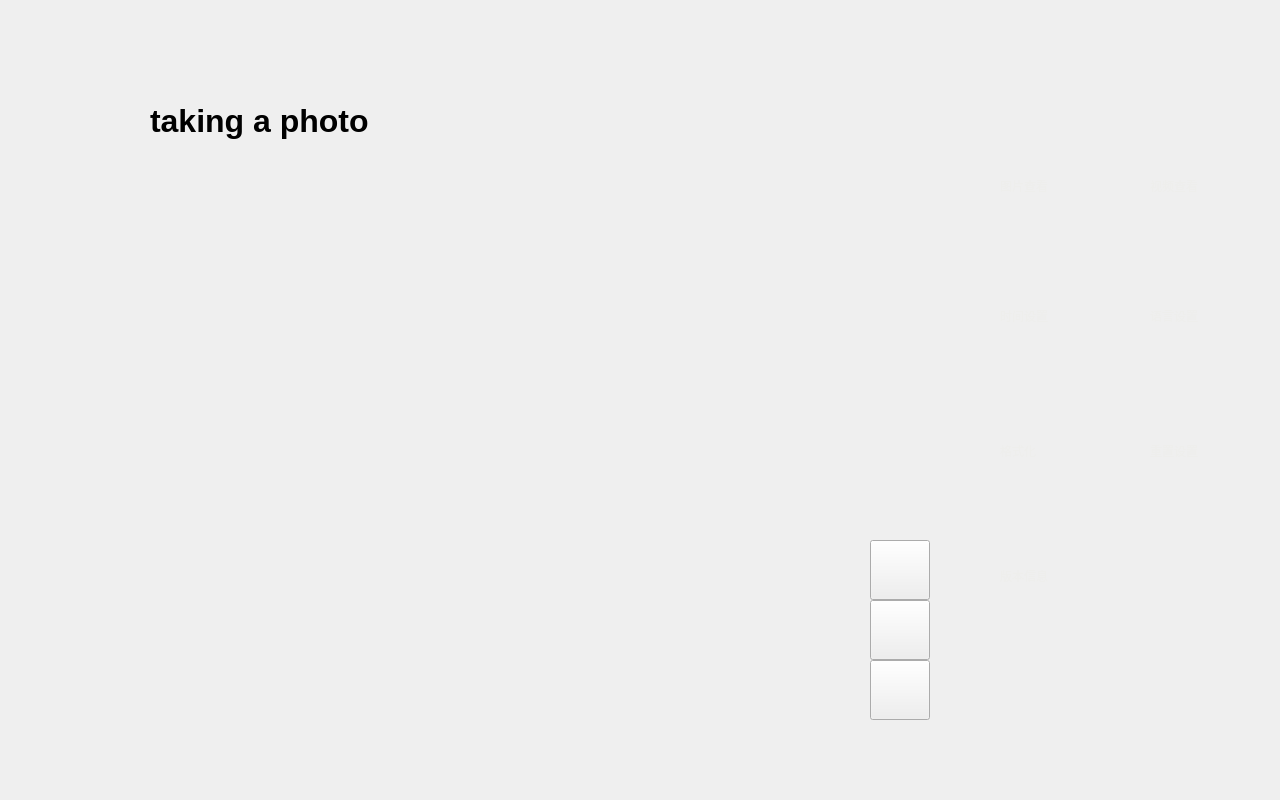
<?xml version="1.0" encoding="UTF-8"?>
<ui version="4.0">
 <class>zhukuang</class>
 <widget class="QWidget" name="zhukuang">
  <property name="geometry">
   <rect>
    <x>0</x>
    <y>0</y>
    <width>1280</width>
    <height>800</height>
   </rect>
  </property>
  <property name="windowTitle">
   <string>Form</string>
  </property>
  <property name="styleSheet">
   <string notr="true"/>
  </property>
  <widget class="QLabel" name="label">
   <property name="geometry">
    <rect>
     <x>0</x>
     <y>0</y>
     <width>1280</width>
     <height>800</height>
    </rect>
   </property>
   <property name="styleSheet">
    <string notr="true">border-image: url(:/tu/Res/Set/1-drawshape_fx_bg.png);</string>
   </property>
   <property name="text">
    <string/>
   </property>
  </widget>
  <widget class="QLabel" name="label_2">
   <property name="geometry">
    <rect>
     <x>970</x>
     <y>20</y>
     <width>311</width>
     <height>20</height>
    </rect>
   </property>
   <property name="text">
    <string/>
   </property>
   <property name="pixmap">
    <pixmap resource="sp.qrc">:/tu/Res/Set/boundary.png</pixmap>
   </property>
  </widget>
  <widget class="QLabel" name="label_3">
   <property name="geometry">
    <rect>
     <x>970</x>
     <y>120</y>
     <width>321</width>
     <height>20</height>
    </rect>
   </property>
   <property name="text">
    <string/>
   </property>
   <property name="pixmap">
    <pixmap resource="sp.qrc">:/tu/Res/Set/boundary.png</pixmap>
   </property>
  </widget>
  <widget class="Gnj" name="gnj">
   <property name="geometry">
    <rect>
     <x>1000</x>
     <y>50</y>
     <width>81</width>
     <height>51</height>
    </rect>
   </property>
   <property name="styleSheet">
    <string notr="true">border-image: url(:/tu/Res/gnj-1.png);</string>
   </property>
   <property name="text">
    <string/>
   </property>
  </widget>
  <widget class="SZ" name="sz">
   <property name="geometry">
    <rect>
     <x>1160</x>
     <y>50</y>
     <width>81</width>
     <height>51</height>
    </rect>
   </property>
   <property name="styleSheet">
    <string notr="true">border-image: url(:/tu/Res/sz-1.png);</string>
   </property>
   <property name="text">
    <string/>
   </property>
  </widget>
  <widget class="QStackedWidget" name="third_stack">
   <property name="geometry">
    <rect>
     <x>970</x>
     <y>140</y>
     <width>311</width>
     <height>651</height>
    </rect>
   </property>
   <property name="currentIndex">
    <number>1</number>
   </property>
   <widget class="QWidget" name="page">
    <widget class="QPushButton" name="label_photograph">
     <property name="geometry">
      <rect>
       <x>0</x>
       <y>60</y>
       <width>161</width>
       <height>111</height>
      </rect>
     </property>
     <property name="focusPolicy">
      <enum>Qt::NoFocus</enum>
     </property>
     <property name="styleSheet">
      <string notr="true">#label_photograph { 
    border-image: url(:/tu/Res/pz.png); 
    border: none; 
    background: transparent; 
}
#label_photograph:pressed { 
    border-image: url(:/tu/Res/pz.png); 
}</string>
     </property>
     <property name="text">
      <string/>
     </property>
    </widget>
    <widget class="QPushButton" name="label_video">
     <property name="geometry">
      <rect>
       <x>165</x>
       <y>60</y>
       <width>141</width>
       <height>111</height>
      </rect>
     </property>
     <property name="focusPolicy">
      <enum>Qt::NoFocus</enum>
     </property>
     <property name="styleSheet">
      <string notr="true">#label_video { 
    border-image: url(:/tu/Res/sx.png); 
    border: none; 
    background: transparent; 
}
#label_video:pressed { 
    border-image: url(:/tu/Res/sx.png); 
}</string>
     </property>
     <property name="text">
      <string/>
     </property>
    </widget>
    <widget class="QPushButton" name="m_pBtn_Awb">
     <property name="geometry">
      <rect>
       <x>30</x>
       <y>230</y>
       <width>81</width>
       <height>71</height>
      </rect>
     </property>
     <property name="focusPolicy">
      <enum>Qt::NoFocus</enum>
     </property>
     <property name="styleSheet">
      <string notr="true">#m_pBtn_Awb { 
    border-image: url(:/tu/Res/MainWindow/awb.png); 
    border: none; 
    background: transparent; 
}
#m_pBtn_Awb:pressed { 
    border-image: url(:/tu/Res/MainWindow/awb_sel.png); 
}</string>
     </property>
     <property name="text">
      <string/>
     </property>
    </widget>
    <widget class="QLabel" name="label_6">
     <property name="geometry">
      <rect>
       <x>30</x>
       <y>180</y>
       <width>101</width>
       <height>51</height>
      </rect>
     </property>
     <property name="styleSheet">
      <string notr="true">color: rgb(238, 238, 236);</string>
     </property>
     <property name="text">
      <string/>
     </property>
    </widget>
    <widget class="QLabel" name="label_7">
     <property name="geometry">
      <rect>
       <x>180</x>
       <y>180</y>
       <width>121</width>
       <height>51</height>
      </rect>
     </property>
     <property name="styleSheet">
      <string notr="true">color: rgb(238, 238, 236);</string>
     </property>
     <property name="text">
      <string>冻结画面</string>
     </property>
    </widget>
    <widget class="QPushButton" name="m_pBtn_Freeze">
     <property name="geometry">
      <rect>
       <x>180</x>
       <y>220</y>
       <width>101</width>
       <height>81</height>
      </rect>
     </property>
     <property name="focusPolicy">
      <enum>Qt::NoFocus</enum>
     </property>
     <property name="styleSheet">
      <string notr="true">#m_pBtn_Freeze { 
	border-image: url(:/tu/Res/free-1.png);
    border: none; 
    background: transparent; 
}
#m_pBtn_Freeze:pressed { 
   	border-image: url(:/tu/Res/free-2.png);
}</string>
     </property>
     <property name="text">
      <string/>
     </property>
    </widget>
    <widget class="QLabel" name="label_8">
     <property name="geometry">
      <rect>
       <x>30</x>
       <y>300</y>
       <width>121</width>
       <height>61</height>
      </rect>
     </property>
     <property name="styleSheet">
      <string notr="true">color: rgb(238, 238, 236);</string>
     </property>
     <property name="text">
      <string>AE</string>
     </property>
    </widget>
    <widget class="QPushButton" name="m_pBtn_AE">
     <property name="geometry">
      <rect>
       <x>30</x>
       <y>350</y>
       <width>81</width>
       <height>71</height>
      </rect>
     </property>
     <property name="focusPolicy">
      <enum>Qt::NoFocus</enum>
     </property>
     <property name="styleSheet">
      <string notr="true">border-image: url(:/tu/Res/MainWindow/ae-1.png);</string>
     </property>
     <property name="text">
      <string/>
     </property>
    </widget>
    <widget class="QLabel" name="label_9">
     <property name="geometry">
      <rect>
       <x>180</x>
       <y>300</y>
       <width>131</width>
       <height>61</height>
      </rect>
     </property>
     <property name="styleSheet">
      <string notr="true">color: rgb(238, 238, 236);</string>
     </property>
     <property name="text">
      <string>画面旋转</string>
     </property>
    </widget>
    <widget class="QPushButton" name="m_pBtn_Rot">
     <property name="geometry">
      <rect>
       <x>180</x>
       <y>350</y>
       <width>91</width>
       <height>71</height>
      </rect>
     </property>
     <property name="focusPolicy">
      <enum>Qt::NoFocus</enum>
     </property>
     <property name="styleSheet">
      <string notr="true">border-image: url(:/tu/Res/MainWindow/rot.png);</string>
     </property>
     <property name="text">
      <string/>
     </property>
    </widget>
    <widget class="QLabel" name="label_10">
     <property name="geometry">
      <rect>
       <x>30</x>
       <y>430</y>
       <width>241</width>
       <height>41</height>
      </rect>
     </property>
     <property name="styleSheet">
      <string notr="true">color: rgb(238, 238, 236);</string>
     </property>
     <property name="text">
      <string>图像窗口形状</string>
     </property>
    </widget>
    <widget class="QPushButton" name="m_pBtn_DrawShape">
     <property name="geometry">
      <rect>
       <x>30</x>
       <y>480</y>
       <width>91</width>
       <height>61</height>
      </rect>
     </property>
     <property name="focusPolicy">
      <enum>Qt::NoFocus</enum>
     </property>
     <property name="styleSheet">
      <string notr="true">border-image: url(:/tu/Res/Set/drawshape.png);</string>
     </property>
     <property name="text">
      <string/>
     </property>
    </widget>
    <widget class="QLabel" name="label_19">
     <property name="geometry">
      <rect>
       <x>30</x>
       <y>20</y>
       <width>101</width>
       <height>51</height>
      </rect>
     </property>
     <property name="styleSheet">
      <string notr="true">color: rgb(238, 238, 236);</string>
     </property>
     <property name="text">
      <string>保存图片</string>
     </property>
    </widget>
    <widget class="QLabel" name="label_20">
     <property name="geometry">
      <rect>
       <x>180</x>
       <y>20</y>
       <width>101</width>
       <height>51</height>
      </rect>
     </property>
     <property name="styleSheet">
      <string notr="true">color: rgb(238, 238, 236);</string>
     </property>
     <property name="text">
      <string>保存视频</string>
     </property>
    </widget>
   </widget>
   <widget class="QWidget" name="page_2">
    <widget class="QLabel" name="label_4">
     <property name="geometry">
      <rect>
       <x>30</x>
       <y>20</y>
       <width>101</width>
       <height>51</height>
      </rect>
     </property>
     <property name="styleSheet">
      <string notr="true">color: rgb(238, 238, 236);</string>
     </property>
     <property name="text">
      <string>图片查看</string>
     </property>
    </widget>
    <widget class="QLabel" name="label_5">
     <property name="geometry">
      <rect>
       <x>180</x>
       <y>20</y>
       <width>111</width>
       <height>51</height>
      </rect>
     </property>
     <property name="styleSheet">
      <string notr="true">color: rgb(238, 238, 236);</string>
     </property>
     <property name="text">
      <string>视频查看</string>
     </property>
    </widget>
    <widget class="QPushButton" name="seek_photo">
     <property name="geometry">
      <rect>
       <x>30</x>
       <y>70</y>
       <width>91</width>
       <height>61</height>
      </rect>
     </property>
     <property name="focusPolicy">
      <enum>Qt::NoFocus</enum>
     </property>
     <property name="styleSheet">
      <string notr="true">#seek_photo { 
    border-image: url(:/tu/Res/Set/photoshow.png); 
    border: none; 
    background: transparent; 
}
#seek_photo:pressed { 
    border-image: url(:/tu/Res/Set/photoshow_sel.png); 
}</string>
     </property>
     <property name="text">
      <string/>
     </property>
    </widget>
    <widget class="QPushButton" name="seek_video">
     <property name="geometry">
      <rect>
       <x>180</x>
       <y>70</y>
       <width>91</width>
       <height>61</height>
      </rect>
     </property>
     <property name="focusPolicy">
      <enum>Qt::NoFocus</enum>
     </property>
     <property name="styleSheet">
      <string notr="true">#seek_video { 
    border-image: url(:/tu/Res/Set/videoplay.png); 
    border: none; 
    background: transparent; 
}
#seek_video:pressed { 
    border-image: url(:/tu/Res/Set/videoplay_sel.png); 
}</string>
     </property>
     <property name="text">
      <string/>
     </property>
    </widget>
    <widget class="QLabel" name="label_12">
     <property name="geometry">
      <rect>
       <x>30</x>
       <y>150</y>
       <width>121</width>
       <height>51</height>
      </rect>
     </property>
     <property name="styleSheet">
      <string notr="true">color: rgb(238, 238, 236);</string>
     </property>
     <property name="text">
      <string>时间设置</string>
     </property>
    </widget>
    <widget class="QPushButton" name="m_pBtn_DateSet">
     <property name="geometry">
      <rect>
       <x>30</x>
       <y>200</y>
       <width>81</width>
       <height>71</height>
      </rect>
     </property>
     <property name="focusPolicy">
      <enum>Qt::NoFocus</enum>
     </property>
     <property name="styleSheet">
      <string notr="true">#m_pBtn_DateSet { 
    border-image: url(:/tu/Res/Set/dateset.png); 
    border: none; 
    background: transparent; 
}
#m_pBtn_DateSet:pressed { 
    border-image: url(:/tu/Res/Set/dateset_sel.png); 
}</string>
     </property>
     <property name="text">
      <string/>
     </property>
    </widget>
    <widget class="QLabel" name="label_13">
     <property name="geometry">
      <rect>
       <x>180</x>
       <y>150</y>
       <width>121</width>
       <height>51</height>
      </rect>
     </property>
     <property name="styleSheet">
      <string notr="true">color: rgb(238, 238, 236);</string>
     </property>
     <property name="text">
      <string>语言设置</string>
     </property>
    </widget>
    <widget class="QPushButton" name="m_pBtn_LanSet">
     <property name="geometry">
      <rect>
       <x>180</x>
       <y>200</y>
       <width>81</width>
       <height>71</height>
      </rect>
     </property>
     <property name="focusPolicy">
      <enum>Qt::NoFocus</enum>
     </property>
     <property name="styleSheet">
      <string notr="true">#m_pBtn_LanSet { 
    border-image: url(:/tu/Res/Set/lanset.png); 
    border: none; 
    background: transparent; 
}
#m_pBtn_LanSet:pressed { 
    border-image: url(:/tu/Res/Set/lanset_sel.png); 
}
</string>
     </property>
     <property name="text">
      <string/>
     </property>
    </widget>
    <widget class="QLabel" name="label_14">
     <property name="geometry">
      <rect>
       <x>30</x>
       <y>280</y>
       <width>121</width>
       <height>61</height>
      </rect>
     </property>
     <property name="styleSheet">
      <string notr="true">color: rgb(238, 238, 236);</string>
     </property>
     <property name="text">
      <string>格式化</string>
     </property>
    </widget>
    <widget class="QPushButton" name="m_pBtn_Format">
     <property name="geometry">
      <rect>
       <x>30</x>
       <y>330</y>
       <width>81</width>
       <height>71</height>
      </rect>
     </property>
     <property name="focusPolicy">
      <enum>Qt::NoFocus</enum>
     </property>
     <property name="styleSheet">
      <string notr="true">#m_pBtn_Format { 
    border-image: url(:/tu/Res/Set/format.png); 
    border: none; 
    background: transparent; 
}
#m_pBtn_Format:pressed { 
    border-image: url(:/tu/Res/Set/format_sel.png); 
}
</string>
     </property>
     <property name="text">
      <string/>
     </property>
    </widget>
    <widget class="QLabel" name="label_15">
     <property name="geometry">
      <rect>
       <x>180</x>
       <y>280</y>
       <width>121</width>
       <height>61</height>
      </rect>
     </property>
     <property name="styleSheet">
      <string notr="true">color: rgb(238, 238, 236);</string>
     </property>
     <property name="text">
      <string>重置设置</string>
     </property>
    </widget>
    <widget class="QPushButton" name="m_pBtn_Reset">
     <property name="geometry">
      <rect>
       <x>180</x>
       <y>330</y>
       <width>81</width>
       <height>71</height>
      </rect>
     </property>
     <property name="focusPolicy">
      <enum>Qt::NoFocus</enum>
     </property>
     <property name="styleSheet">
      <string notr="true">#m_pBtn_Reset { 
    border-image: url(:/tu/Res/Set/reset.png); 
    border: none; 
    background: transparent; 
}
#m_pBtn_Reset:pressed { 
    border-image: url(:/tu/Res/Set/reset_sel.png); 
}</string>
     </property>
     <property name="text">
      <string/>
     </property>
    </widget>
    <widget class="QPushButton" name="m_pBtn_Upgrade">
     <property name="geometry">
      <rect>
       <x>30</x>
       <y>460</y>
       <width>81</width>
       <height>71</height>
      </rect>
     </property>
     <property name="focusPolicy">
      <enum>Qt::NoFocus</enum>
     </property>
     <property name="styleSheet">
      <string notr="true">#m_pBtn_Upgrade { 
    border-image: url(:/tu/Res/Set/upgrade.png); 
    border: none; 
    background: transparent; 
}
#m_pBtn_Upgrade:pressed { 
    border-image: url(:/tu/Res/Set/upgrade_sel.png); 
}</string>
     </property>
     <property name="text">
      <string/>
     </property>
    </widget>
    <widget class="QLabel" name="label_16">
     <property name="geometry">
      <rect>
       <x>30</x>
       <y>410</y>
       <width>161</width>
       <height>51</height>
      </rect>
     </property>
     <property name="styleSheet">
      <string notr="true">color: rgb(238, 238, 236);</string>
     </property>
     <property name="text">
      <string>版本信息</string>
     </property>
    </widget>
   </widget>
  </widget>
  <widget class="QLabel" name="prompt_photo">
   <property name="geometry">
    <rect>
     <x>150</x>
     <y>100</y>
     <width>231</width>
     <height>41</height>
    </rect>
   </property>
   <property name="styleSheet">
    <string notr="true">color:rgb(0, 0, 0);font-size: 32px;font: bold;</string>
   </property>
   <property name="text">
    <string>taking a photo</string>
   </property>
  </widget>
  <widget class="QLabel" name="video_time">
   <property name="geometry">
    <rect>
     <x>160</x>
     <y>180</y>
     <width>141</width>
     <height>41</height>
    </rect>
   </property>
   <property name="styleSheet">
    <string notr="true">color:rgb(0, 0, 0);font-size: 32px;font: bold;
</string>
   </property>
   <property name="text">
    <string/>
   </property>
  </widget>
  <widget class="QWidget" name="m_pWdg_Panel_DrawShape" native="true">
   <property name="geometry">
    <rect>
     <x>780</x>
     <y>540</y>
     <width>151</width>
     <height>191</height>
    </rect>
   </property>
   <widget class="QLabel" name="m_pLb_DrawShape_Title">
    <property name="geometry">
     <rect>
      <x>0</x>
      <y>0</y>
      <width>91</width>
      <height>31</height>
     </rect>
    </property>
    <property name="styleSheet">
     <string notr="true">border-image: url(:/tu/Res/Set/drawshape_title.png);</string>
    </property>
    <property name="text">
     <string/>
    </property>
   </widget>
   <widget class="QPushButton" name="m_pBtn_DrawShape_FX">
    <property name="geometry">
     <rect>
      <x>90</x>
      <y>0</y>
      <width>60</width>
      <height>60</height>
     </rect>
    </property>
    <property name="styleSheet">
     <string notr="true">border-image: url(:/tu/Res/Set/drawshape_fx_sel.png);</string>
    </property>
    <property name="text">
     <string/>
    </property>
   </widget>
   <widget class="QPushButton" name="m_pBtn_DrawShape_YX">
    <property name="geometry">
     <rect>
      <x>90</x>
      <y>60</y>
      <width>60</width>
      <height>60</height>
     </rect>
    </property>
    <property name="styleSheet">
     <string notr="true">border-image: url(:/tu/Res/Set/drawshape_yx.png);</string>
    </property>
    <property name="text">
     <string/>
    </property>
   </widget>
   <widget class="QPushButton" name="m_pBtn_DrawShape_BJX">
    <property name="geometry">
     <rect>
      <x>90</x>
      <y>120</y>
      <width>60</width>
      <height>60</height>
     </rect>
    </property>
    <property name="styleSheet">
     <string notr="true">border-image: url(:/tu/Res/Set/drawshape_bjx.png);</string>
    </property>
    <property name="text">
     <string/>
    </property>
   </widget>
  </widget>
  <widget class="QLabel" name="label_11">
   <property name="geometry">
    <rect>
     <x>10</x>
     <y>0</y>
     <width>81</width>
     <height>41</height>
    </rect>
   </property>
   <property name="styleSheet">
    <string notr="true">border-image: url(:/tu/Res/lg.png);</string>
   </property>
   <property name="text">
    <string/>
   </property>
  </widget>
  <widget class="QLabel" name="m_pLb_Date">
   <property name="geometry">
    <rect>
     <x>500</x>
     <y>20</y>
     <width>400</width>
     <height>28</height>
    </rect>
   </property>
   <property name="styleSheet">
    <string notr="true">color:white;font-size: 25px;</string>
   </property>
   <property name="text">
    <string/>
   </property>
  </widget>
  <widget class="QLabel" name="label_17">
   <property name="geometry">
    <rect>
     <x>20</x>
     <y>720</y>
     <width>61</width>
     <height>31</height>
    </rect>
   </property>
   <property name="styleSheet">
    <string notr="true">border-image: url(:/tu/Res/MainWindow/elec2.png);</string>
   </property>
   <property name="text">
    <string/>
   </property>
  </widget>
  <widget class="QLabel" name="label_18">
   <property name="geometry">
    <rect>
     <x>10</x>
     <y>120</y>
     <width>61</width>
     <height>31</height>
    </rect>
   </property>
   <property name="styleSheet">
    <string notr="true">border-image: url(:/tu/Res/usb_ts.png);</string>
   </property>
   <property name="text">
    <string/>
   </property>
  </widget>
 </widget>
 <customwidgets>
  <customwidget>
   <class>Gnj</class>
   <extends>QLabel</extends>
   <header>zhukuang.h</header>
  </customwidget>
  <customwidget>
   <class>SZ</class>
   <extends>QLabel</extends>
   <header>zhukuang.h</header>
  </customwidget>
 </customwidgets>
 <resources>
  <include location="sp.qrc"/>
 </resources>
 <connections/>
</ui>
